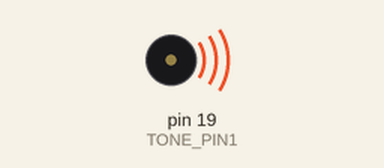
This sketch was run on a simulated Arduino Uno, built with avr-gcc and run on an emulated ATmega328P. Parts: buzzer (waves = sounding).

Above: at 0.1 s.
Timing chart, 0 to 1.6 s (numbered marks = the images above):
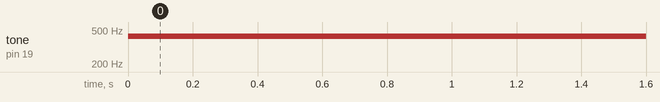

Measured:
- by itself, tone on pin 19 (TONE_PIN1): silent → 425 Hz at 0.00 s

The sketch:

20260116-1-playToneNano.ino
```cpp
const int TONE_PIN1 = 19;

void setup() {
  // Initialize Tone Pins
  pinMode(TONE_PIN1, OUTPUT);

  // Start Serial for debugging
  Serial.begin(9600);
}

void loop() {
  // --- Tone Logic ---
  // Generate tone on Pin 9 and Pin 10 at 425Hz
  tone(TONE_PIN1, 425);
  delay(1000);
}
```
